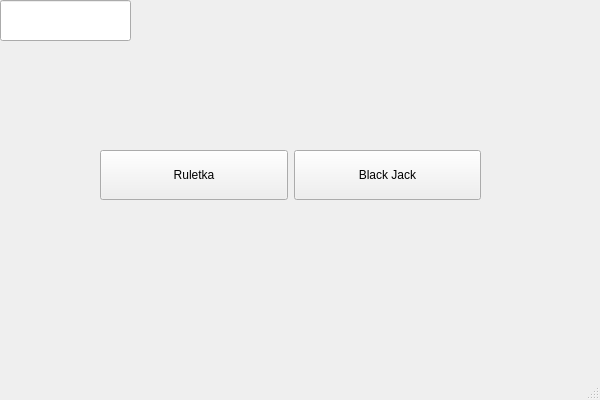
<?xml version="1.0" encoding="UTF-8"?>
<ui version="4.0">
 <class>MainWindow</class>
 <widget class="QMainWindow" name="MainWindow">
  <property name="geometry">
   <rect>
    <x>0</x>
    <y>0</y>
    <width>600</width>
    <height>400</height>
   </rect>
  </property>
  <property name="minimumSize">
   <size>
    <width>600</width>
    <height>400</height>
   </size>
  </property>
  <property name="maximumSize">
   <size>
    <width>600</width>
    <height>400</height>
   </size>
  </property>
  <property name="windowTitle">
   <string>MainWindow</string>
  </property>
  <widget class="QWidget" name="centralwidget">
   <widget class="QWidget" name="gridLayoutWidget">
    <property name="geometry">
     <rect>
      <x>100</x>
      <y>60</y>
      <width>381</width>
      <height>231</height>
     </rect>
    </property>
    <layout class="QGridLayout" name="gridLayout">
     <item row="0" column="2">
      <widget class="QPushButton" name="openWindowButton2">
       <property name="minimumSize">
        <size>
         <width>30</width>
         <height>50</height>
        </size>
       </property>
       <property name="text">
        <string>Black Jack</string>
       </property>
      </widget>
     </item>
     <item row="0" column="0">
      <widget class="QPushButton" name="openWindowButton">
       <property name="minimumSize">
        <size>
         <width>30</width>
         <height>50</height>
        </size>
       </property>
       <property name="text">
        <string>Ruletka</string>
       </property>
      </widget>
     </item>
    </layout>
   </widget>
   <widget class="QLineEdit" name="stankonta">
    <property name="geometry">
     <rect>
      <x>0</x>
      <y>0</y>
      <width>131</width>
      <height>41</height>
     </rect>
    </property>
   </widget>
  </widget>
  <widget class="QMenuBar" name="menubar">
   <property name="geometry">
    <rect>
     <x>0</x>
     <y>0</y>
     <width>600</width>
     <height>22</height>
    </rect>
   </property>
  </widget>
  <widget class="QStatusBar" name="statusbar"/>
 </widget>
 <resources/>
 <connections/>
</ui>
